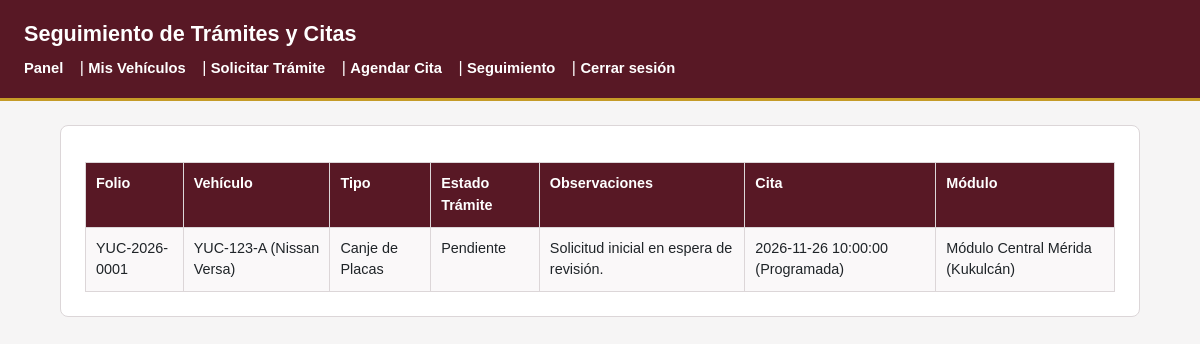
The page /ciudadano/seguimiento.php (signed in) on the database its author committed.
### tables this page shows
CREATE TABLE IF NOT EXISTS TRAMITE (
    folio_tramite VARCHAR(20) PRIMARY KEY,
    tipo_tramite ENUM('Canje de Placas', 'Alta Vehicular', 'Reposición de Placas') NOT NULL DEFAULT 'Canje de Placas',
    estado_tramite ENUM('Pendiente', 'En Revisión', 'Aprobado', 'Rechazado', 'Finalizado') NOT NULL DEFAULT 'Pendiente',
    observaciones TEXT NULL,
    fecha_inicio DATE NOT NULL DEFAULT (CURRENT_DATE),
    num_serie VARCHAR(17) NOT NULL,
    FOREIGN KEY (num_serie) REFERENCES VEHICULO(num_serie)
        ON UPDATE CASCADE
        ON DELETE RESTRICT
);

CREATE TABLE IF NOT EXISTS VEHICULO (
    num_serie VARCHAR(17) PRIMARY KEY,
    placa_actual VARCHAR(15) NOT NULL UNIQUE,
    num_motor VARCHAR(30) NOT NULL UNIQUE,
    anio SMALLINT NOT NULL,
    id_propietario INT NOT NULL,
    id_modelo INT NOT NULL,
    activo TINYINT(1) NOT NULL DEFAULT 1,
    FOREIGN KEY (id_propietario) REFERENCES PROPIETARIO(id_propietario)
        ON UPDATE CASCADE
        ON DELETE RESTRICT,
    FOREIGN KEY (id_modelo) REFERENCES MODELO(id_modelo)
        ON UPDATE CASCADE
        ON DELETE RESTRICT
);

CREATE TABLE IF NOT EXISTS MODELO (
    id_modelo INT AUTO_INCREMENT PRIMARY KEY,
    marca VARCHAR(60) NOT NULL,
    nombre_modelo VARCHAR(80) NOT NULL,
    UNIQUE KEY uk_marca_modelo (marca, nombre_modelo)
);

CREATE TABLE IF NOT EXISTS CITA (
    id_cita INT AUTO_INCREMENT PRIMARY KEY,
    fecha_programada DATE NOT NULL,
    hora TIME NOT NULL,
    estado_cita ENUM('Programada', 'Atendida', 'Cancelada', 'Reprogramada') NOT NULL DEFAULT 'Programada',
    folio_tramite VARCHAR(20) NOT NULL,
    id_modulo INT NOT NULL,
    FOREIGN KEY (folio_tramite) REFERENCES TRAMITE(folio_tramite)
        ON UPDATE CASCADE
        ON DELETE RESTRICT,
    FOREIGN KEY (id_modulo) REFERENCES MODULO(id_modulo)
        ON UPDATE CASCADE
        ON DELETE RESTRICT
);

CREATE TABLE IF NOT EXISTS MODULO (
    id_modulo INT AUTO_INCREMENT PRIMARY KEY,
    nombre_modulo VARCHAR(100) NOT NULL,
    direccion VARCHAR(200) NOT NULL,
    municipio VARCHAR(80) NOT NULL,
    tel_modulo VARCHAR(15) NOT NULL,
    activo TINYINT(1) NOT NULL DEFAULT 1
);

### ciudadano/seguimiento.php (the view, shortened to what this page needs)
<?php
$pdo = Conexion::obtenerConexion();
$idPropietario = (int) ($_SESSION["id_propietario"] ?? 0);
$stmt = $pdo->prepare(
    "SELECT t.folio_tramite, t.tipo_tramite, t.estado_tramite, t.observaciones, t.fecha_inicio,
            v.placa_actual, m.marca, m.nombre_modelo,
            c.fecha_programada, c.hora, c.estado_cita, mod_cat.nombre_modulo
     FROM TRAMITE AS t
     INNER JOIN VEHICULO AS v ON v.num_serie = t.num_serie
     INNER JOIN MODELO AS m ON m.id_modelo = v.id_modelo
     LEFT JOIN CITA AS c ON c.folio_tramite = t.folio_tramite
     LEFT JOIN MODULO AS mod_cat ON mod_cat.id_modulo = c.id_modulo
     WHERE v.id_propietario = ?
     ORDER BY t.fecha_inicio DESC"
);
$stmt->execute([$idPropietario]);
$registros = $stmt->fetchAll();
?>
<!DOCTYPE html>
<html lang="es">
<head>
    <link rel="stylesheet" href="../css/estilos.css">
</head>
<body>
    <header>
        <h1>Seguimiento de Trámites y Citas</h1>
        <nav>
            <a href="panel.php">Panel</a> |
            <a href="vehiculos.php">Mis Vehículos</a> |
            <a href="tramites.php">Solicitar Trámite</a> |
            <a href="citas.php">Agendar Cita</a> |
            <a href="seguimiento.php">Seguimiento</a> |
            <a href="../api/logout.php">Cerrar sesión</a>
        </nav>
    </header>
    <main>
        <table border="1" cellpadding="8" cellspacing="0">
            <tr>
                <th>Folio</th>
                <th>Vehículo</th>
                <th>Tipo</th>
                <th>Estado Trámite</th>
                <th>Observaciones</th>
                <th>Cita</th>
                <th>Módulo</th>
            </tr>
            <?php foreach ($registros as $r): ?>
                <tr>
                    <td><?= htmlspecialchars($r["folio_tramite"], ENT_QUOTES, "UTF-8") ?></td>
                    <td><?= htmlspecialchars($r["placa_actual"] . " (" . $r["marca"] . " " . $r["nombre_modelo"] . ")", ENT_QUOTES, "UTF-8") ?></td>
                    <td><?= htmlspecialchars($r["tipo_tramite"], ENT_QUOTES, "UTF-8") ?></td>
                    <td><?= htmlspecialchars($r["estado_tramite"], ENT_QUOTES, "UTF-8") ?></td>
                    <td><?= htmlspecialchars($r["observaciones"] ?? "Sin observaciones", ENT_QUOTES, "UTF-8") ?></td>
                    <td>
                        <?php if ($r["fecha_programada"]): ?>
                            <?= htmlspecialchars($r["fecha_programada"] . " " . $r["hora"] . " (" . $r["estado_cita"] . ")", ENT_QUOTES, "UTF-8") ?>
                        <?php else: ?>
                            Sin cita agendada
                        <?php endif; ?>
                    </td>
                    <td><?= htmlspecialchars($r["nombre_modulo"] ?? "—", ENT_QUOTES, "UTF-8") ?></td>
                </tr>
            <?php endforeach; ?>
        </table>
    </main>
</body>
</html>

### css/estilos.css (style rules this page uses)
:root { --color-primario: #581825; --color-primario-oscuro: #3e1019; --color-acento: #c59b27; --color-fondo: #f6f5f5; --color-superficie: #ffffff; --color-texto: #1f2428; --color-texto-suave: #5c6470; --color-borde: #dcd6d8; --color-exito-bg: #e6f4ea; --color-exito-txt: #1e6b34; --color-error-bg: #fce8e6; --color-error-txt: #a50e0e; }
* { box-sizing: border-box; margin: 0; padding: 0; }
body { font-family: Arial, Helvetica, sans-serif; background-color: var(--color-fondo); color: var(--color-texto); line-height: 1.5; }
header { background-color: var(--color-primario); color: var(--color-superficie); padding: 18px 24px; border-bottom: 3px solid var(--color-acento); }
header h1 { font-size: 1.35rem; margin-bottom: 6px; }
nav a { color: var(--color-superficie); text-decoration: none; font-weight: 600; font-size: 0.92rem; margin-right: 12px; }
main { max-width: 1080px; margin: 24px auto; padding: 24px; background-color: var(--color-superficie); border: 1px solid var(--color-borde); border-radius: 8px; }
a { color: var(--color-primario); }
table { width: 100%; border-collapse: collapse; margin-top: 12px; font-size: 0.9rem; }
th, td { padding: 10px; border: 1px solid var(--color-borde); text-align: left; vertical-align: top; }
th { background-color: var(--color-primario); color: var(--color-superficie); }
tr:nth-child(even) td { background-color: #faf8f9; }

### rows shown on the page
tramite: folio_tramite "YUC-2026-0001", num_serie.nombre_modelo "YUC-123-A (Nissan Versa)", tipo_tramite "Canje de Placas", estado_tramite "Pendiente", observaciones "Solicitud inicial en espera de revisión.", cita.fecha_programada+hora+estado_cita "2026-11-26 10:00:00 (Programada)", modulo.nombre_modulo "Módulo Central Mérida (Kukulcán)"
